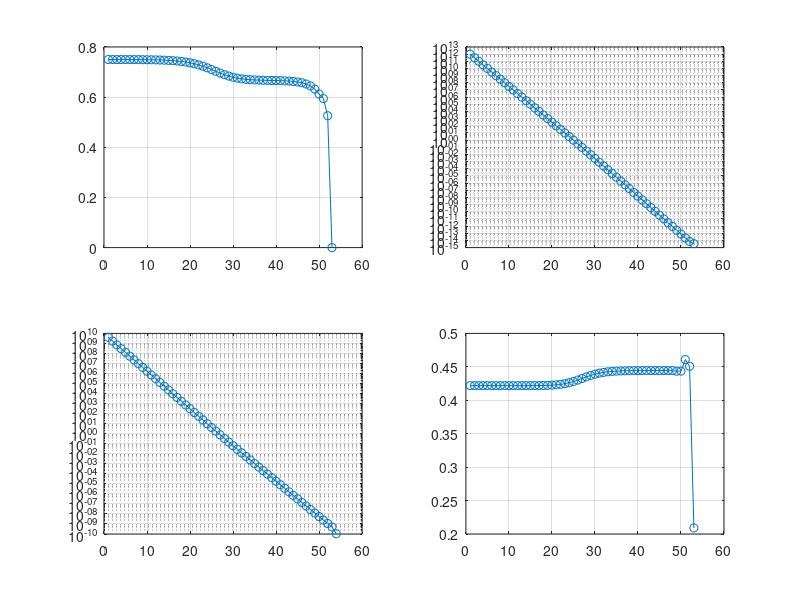

MATLAB code to generate this figure:
clear
a = 1;
b = -5;
c = 9;
d = -7;
e = 2;

i = 1;
x(i) = -1000;

tol = 1;
while tol > eps && i <= 1000
    x(i+1) = x(i) - (a*x(i)^4 + b*x(i)^3 + c*x(i)^2 + d*x(i) + e)./(4*a*x(i)^3 + 3*b*x(i)^2 + 2*c*x(i) + d);
    i = i + 1
    tol = abs(a*x(i)^4 + b*x(i)^3 + c*x(i)^2 + d*x(i) + e);
    
end
s = x(i);

conv1 = (x(2:i)-s)./(x(1:i-1)-s);
conv2 = abs(a*x.^4 + b*x.^3 + c*x.^2 + d*x + e);
f1x = -(4*a*x.^3 + 3*b*x.^2 + 2*c*x + d);
f1xoverf1x = f1x(2:i)./f1x(1:i-1);


subplot(2,2,1)
plot(conv1,'-o')
grid on
subplot(2,2,2)
semilogy(conv2,'-o')
grid on
subplot(2,2,3)
semilogy(f1x,'-o')
grid on
subplot(2,2,4)
plot(f1xoverf1x,'-o')
grid on
